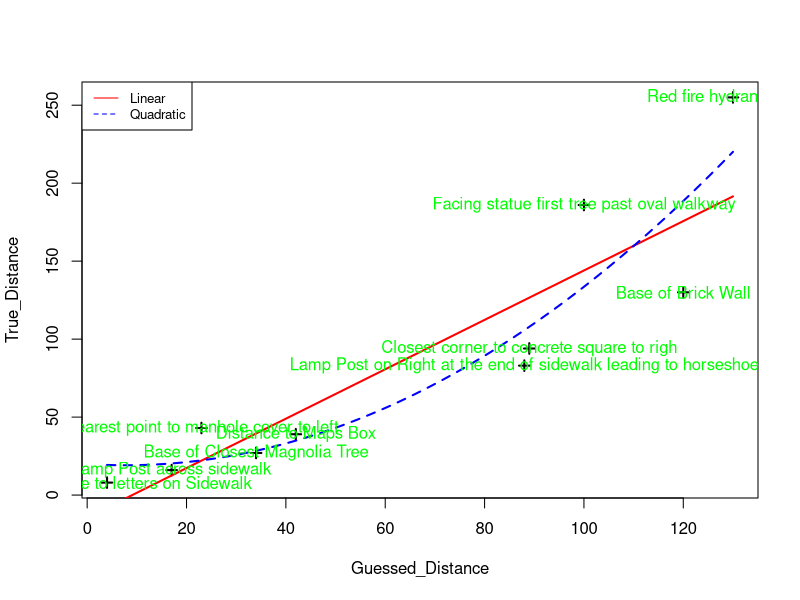

Write the R code that produced this figure.
# you need to enter your own value
Guessed_Distance = c(42,
      34,
      17,
      88,
      120,
      130,
      4,
      23,
      89,
      100
)

True_Distance = c(39,
      27,
      16,
      83,
      130,
      255,
      8,
      43,
      94,
      186
)

Object = c( "Distance to Maps Box",
            "Base of Closest Magnolia Tree",
            "Lamp Post across sidewalk",
            "Lamp Post on Right at the end of sidewalk leading to horseshoe",
            "Base of Brick Wall",
            "Red fire hydrant to right",
            "Shortest distance to letters on Sidewalk",
            "Nearest point to manhole cover to left",
            "Closest corner to concrete square to righ",
            "Facing statue first tree past oval walkway"
)


#############################################################################
# we combine the data into one dataframe
dat = data.frame(cbind(Guessed_Distance,True_Distance))
# we create a new column
dat$Guessed_Distance_square = dat$Guessed_Distance^2
rownames(dat) = Object

# get the linear model output
linear_model = lm(formula = True_Distance ~ Guessed_Distance,data=dat)
# get the linear model output
quadratic_model = lm(formula = True_Distance ~ Guessed_Distance + Guessed_Distance_square,data=dat)

# Part 2
#############################################################################
# generate data for plot
seq = seq(min(dat$Guessed_Distance), 
         max(dat$Guessed_Distance), 
         length.out = 100)
pred_dat = data.frame(cbind(seq,seq^2))
colnames(pred_dat) = c("Guessed_Distance","Guessed_Distance_square")
fitted_linear = predict(linear_model,newdata = pred_dat)
fitted_quadratic = predict(quadratic_model,newdata = pred_dat)

plot(True_Distance ~ Guessed_Distance, data = dat,pch=3,lwd=2)
with(pred_dat, lines(x = Guessed_Distance, y = fitted_linear,col="red",lwd= 2))
with(pred_dat, lines(x = Guessed_Distance, y = fitted_quadratic,col="blue",lwd= 2, lty=2))
text(x=Guessed_Distance,y=True_Distance,labels = rownames(dat),col ="green")
legend("topleft", legend=c("Linear", "Quadratic"),
       col=c("red", "blue"), lty=1:2, cex=0.8)

summary(linear_model)
summary(quadratic_model)
